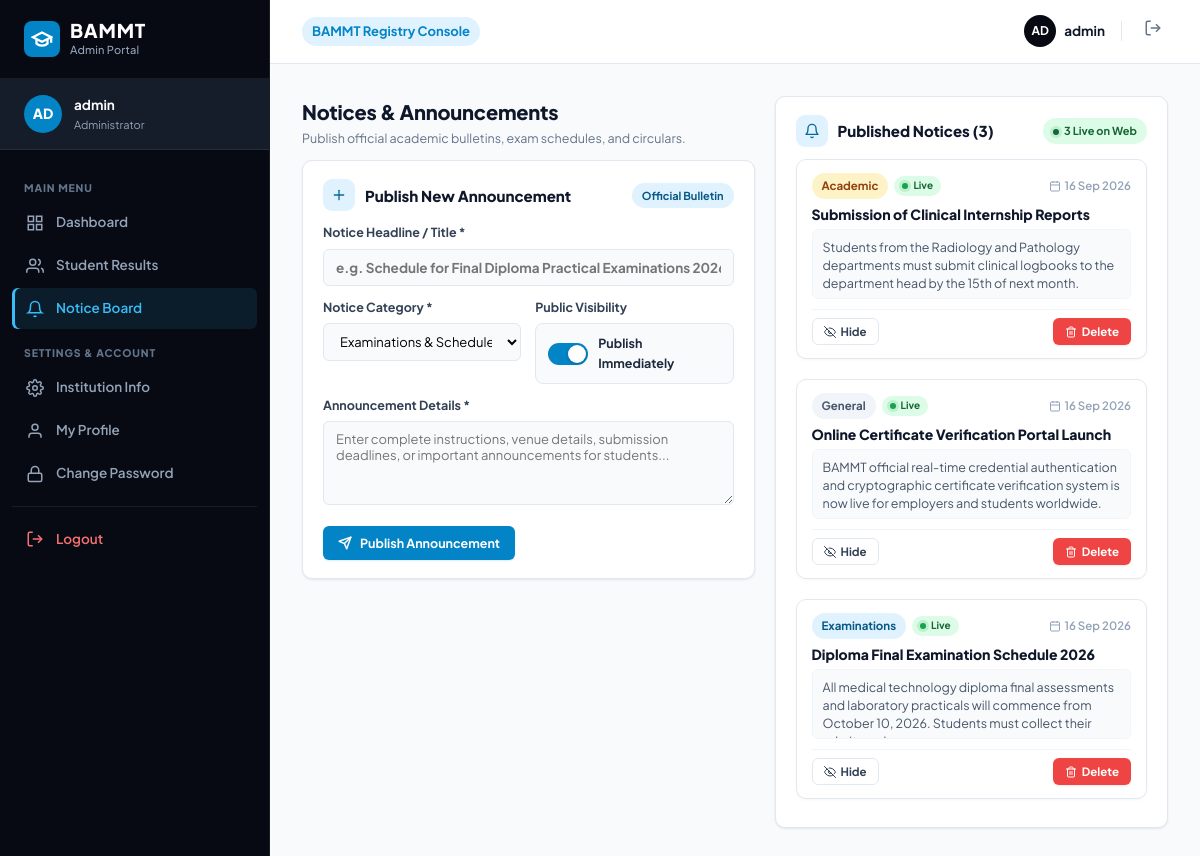
The app's page /admin/notices.php (signed in) with its own data.
### tables this page shows
CREATE TABLE IF NOT EXISTS notices (
    id INT AUTO_INCREMENT PRIMARY KEY,
    title VARCHAR(255) NOT NULL,
    content TEXT NOT NULL,
    category VARCHAR(50) DEFAULT 'General',
    is_active TINYINT(1) DEFAULT 1,
    created_at TIMESTAMP DEFAULT CURRENT_TIMESTAMP,
    updated_at TIMESTAMP DEFAULT CURRENT_TIMESTAMP ON UPDATE CURRENT_TIMESTAMP
);

### includes/functions.php (called while the page is built, shortened)
<?php
function h(?string $value): string
{
    return htmlspecialchars($value ?? '', ENT_QUOTES, 'UTF-8');
}
function getAdminUrl(string $path = ''): string
{
    $path = ltrim($path, '/');
    $cleanPath = preg_replace('/\.php(\?|$)/', '$1', $path);
    return APP_BASE_PATH . '/admin/' . $cleanPath;
}

### admin/notices.php (the view, shortened to what this page needs)
<?php
require_once __DIR__ . '/../includes/functions.php';
$pdo = getDBConnection();
$allNotices = $pdo->query("SELECT * FROM notices ORDER BY id DESC")->fetchAll() ?: [];
$totalNotices = count($allNotices);
$activeCount = 0;
foreach ($allNotices as $n) {
    if (!empty($n['is_active'])) $activeCount++;
}
?>
<!DOCTYPE html>
<html lang="en">
<head>
<link rel="stylesheet" href="<?= h(APP_BASE_PATH) ?>/assets/css/style.css?v=<?= filemtime(__DIR__ . '/../assets/css/style.css') ?>">
</head>
<body class="admin-body">
  <div class="admin-layout">
    <?php include __DIR__ . '/_sidebar.php'; ?>
    <div class="admin-main-wrapper">
      <?php include __DIR__ . '/_nav.php'; ?>
      <main class="admin-content">
        <div class="notice-manage-grid">
          <div>
            <div style="margin-bottom: 12px;">
              <h2 style="font-size:20px; font-weight:800; color:var(--ink-900); margin:0 0 2px; letter-spacing:-0.01em;">Notices &amp; Announcements</h2>
              <p class="page-sub" style="margin:0; font-size:12.5px; color:var(--ink-500);">Publish official academic bulletins, exam schedules, and circulars.</p>
            </div>
            <div class="card" style="padding:18px 20px;">
              <div class="card-header" style="margin-bottom:12px;">
                <div class="card-header-title-group">
                  <div class="card-header-icon">
                    <svg width="16" height="16" viewBox="0 0 24 24" fill="none" stroke="currentColor" stroke-width="2" stroke-linecap="round" stroke-linejoin="round"><line x1="12" y1="5" x2="12" y2="19"/><line x1="5" y1="12" x2="19" y2="12"/></svg>
                  </div>
                  <h3 style="font-size:15px;">Publish New Announcement</h3>
                </div>
                <span class="badge badge-info" style="font-size:11px;">Official Bulletin</span>
              </div>
              <form method="POST" action="<?= getAdminUrl('notices') ?>" class="form-grid">
                <div class="form-group" style="margin-bottom:12px;">
                  <label for="title" style="font-size:12.5px;">Notice Headline / Title *</label>
                  <input
                    type="text"
                    id="title"
                    name="title"
                    required
                    maxlength="200"
                    placeholder="e.g. Schedule for Final Diploma Practical Examinations 2026"
                    style="font-weight:700; padding:9px 12px; font-size:13.5px;"
                  >
                </div>
                <div class="form-row-2" style="margin-bottom:12px;">
                  <div class="form-group" style="margin-bottom:0;">
                    <label for="category" style="font-size:12.5px;">Notice Category *</label>
                    <select id="category" name="category" required style="padding:9px 12px; font-size:13px;">
                      <option value="Examinations">Examinations &amp; Schedules</option>
                    </select>
                  </div>
                  <div class="form-group" style="margin-bottom:0;">
                    <label style="font-size:12.5px;">Public Visibility</label>
                    <label class="form-toggle" style="padding:10px 12px; background:var(--surface-alt); border:1px solid var(--ink-200); border-radius:8px; width:100%; box-sizing:border-box;">
                      <span class="toggle-track"></span>
                      <span class="form-toggle-label">Publish Immediately</span>
                    </label>
                  </div>
                </div>
                <div class="form-group" style="margin-bottom:14px;">
                  <label for="content" style="font-size:12.5px;">Announcement Details *</label>
                  <textarea
                    id="content"
                    name="content"
                    rows="4"
                    required
                    placeholder="Enter complete instructions, venue details, submission deadlines, or important announcements for students..."
                    style="padding:9px 12px; font-size:13px;"
                  ></textarea>
                </div>
                <div class="form-actions" style="margin:0;">
                  <button type="submit" class="btn btn-primary btn-sm">
                    <svg width="14" height="14" viewBox="0 0 24 24" fill="none" stroke="currentColor" stroke-width="2.5" stroke-linecap="round" stroke-linejoin="round"><line x1="22" y1="2" x2="11" y2="13"/><polygon points="22 2 15 22 11 13 2 9 22 2"/></svg>
                    Publish Announcement
                  </button>
                </div>
              </form>
            </div>
          </div>
          <div class="published-notices-col">
            <div class="card" style="margin-top: 0; padding:18px 20px;">
              <div class="card-header" style="margin-bottom:12px;">
                <div class="card-header-title-group">
                  <div class="card-header-icon">
                    <svg width="16" height="16" viewBox="0 0 24 24" fill="none" stroke="currentColor" stroke-width="2" stroke-linecap="round" stroke-linejoin="round"><path d="M18 8A6 6 0 0 0 6 8c0 7-3 9-3 9h18s-3-2-3-9"/><path d="M13.73 21a2 2 0 0 1-3.46 0"/></svg>
                  </div>
                  <h3 style="font-size:15px;">Published Notices (<?= number_format($totalNotices) ?>)</h3>
                </div>
                <span class="badge badge-success" style="font-size:11px;"><span class="status-dot dot-live" style="background:#166534;"></span><?= $activeCount ?> Live on Web</span>
              </div>
              <?php if (empty($allNotices)): ?>
                <div class="empty-state empty-state-sm">
                  <div class="empty-state-icon">
                    <svg width="22" height="22" viewBox="0 0 24 24" fill="none" stroke="currentColor" stroke-width="2" stroke-linecap="round" stroke-linejoin="round"><path d="M18 8A6 6 0 0 0 6 8c0 7-3 9-3 9h18s-3-2-3-9"/><path d="M13.73 21a2 2 0 0 1-3.46 0"/></svg>
                  </div>
                  <p class="empty-state-title">No Announcements Posted Yet</p>
                  <p class="empty-state-desc">Use the form on the left to publish your first official notice.</p>
                </div>
              <?php else: ?>
                <div class="notice-list">
                  <?php foreach ($allNotices as $n):
                    $cat = $n['category'] ?? 'General';
                    $catBadgeClass = 'badge-secondary';
                    if ($cat === 'Examinations') $catBadgeClass = 'badge-info';
                    elseif ($cat === 'Results') $catBadgeClass = 'badge-success';
                    elseif ($cat === 'Academic') $catBadgeClass = 'badge-warning';
                    elseif ($cat === 'Verification') $catBadgeClass = 'badge-primary';
                    $isLive = !empty($n['is_active']);
                  ?>
                    <div class="notice-item-card">
                      <div class="notice-item-header">
                        <div class="notice-badge-group">
                          <span class="badge <?= $catBadgeClass ?>"><?= h($cat) ?></span>
                          <?php if ($isLive): ?>
                            <span class="badge badge-success" style="font-size:10px; padding:2px 8px;"><span class="status-dot dot-live"></span>Live</span>
                          <?php else: ?>
                            <span class="badge badge-secondary" style="font-size:10px; padding:2px 8px;"><span class="status-dot dot-hidden"></span>Hidden</span>
                          <?php endif; ?>
                        </div>
                        <div class="notice-date-text">
                          <svg width="12" height="12" viewBox="0 0 24 24" fill="none" stroke="currentColor" stroke-width="2"><rect x="3" y="4" width="18" height="18" rx="2" ry="2"></rect><line x1="16" y1="2" x2="16" y2="6"></line><line x1="8" y1="2" x2="8" y2="6"></line><line x1="3" y1="10" x2="21" y2="10"></line></svg>
                          <?= date('d M Y', strtotime($n['created_at'])) ?>
                        </div>
                      </div>
                      <h4 class="notice-item-title"><?= h($n['title']) ?></h4>
                      <p class="notice-item-content"><?= nl2br(h($n['content'])) ?></p>
                      <div class="notice-item-footer">
                        <form method="POST" action="<?= getAdminUrl('notices') ?>" style="margin:0;">
                          <button type="submit" class="btn btn-xs <?= $isLive ? 'btn-secondary' : 'btn-primary' ?>">
                            <?php if ($isLive): ?>
                              Hide
                            <?php else: ?>
                              <svg width="12" height="12" viewBox="0 0 24 24" fill="none" stroke="currentColor" stroke-width="2" stroke-linecap="round" stroke-linejoin="round"><path d="M1 12s4-8 11-8 11 8 11 8-4 8-11 8-11-8-11-8z"/><circle cx="12" cy="12" r="3"/></svg>
                              Make Live
                            <?php endif; ?>
                          </button>
                        </form>
                        <div class="notice-actions-group">
                          <form method="POST" action="<?= getAdminUrl('notices') ?>" class="delete-form" data-name="notice '<?= h($n['title']) ?>'" style="margin:0;">
                            <button type="submit" class="btn btn-xs btn-danger">
                              Delete
                            </button>
                          </form>
                        </div>
                      </div>
                    </div>
                  <?php endforeach; ?>
                </div>
              <?php endif; ?>
            </div>
          </div>
        </div>
      </main>
    </div>
  </div>
</body>
</html>

### admin/notices.php (style rules this page uses)
.notice-manage-grid { display: grid; grid-template-columns: 1.15fr 1fr; gap: 20px; align-items: start; width: 100%; max-width: 100%; box-sizing: border-box; }
.notice-manage-grid > div { min-width: 0; max-width: 100%; width: 100%; box-sizing: border-box; }
.form-row-2 { display: grid; grid-template-columns: 1fr 1fr; gap: 14px; }
.notice-item-card { background: #ffffff; border: 1px solid var(--ink-200); border-radius: 10px; padding: 13px 15px; margin-bottom: 10px; box-shadow: 0 1px 3px rgba(0,0,0,0.04); box-sizing: border-box; max-width: 100%; word-break: break-word; overflow-wrap: anywhere; transition: transform .15s ease, box-shadow .15s ease, border-color .15s ease; }
.notice-item-header { display: flex; justify-content: space-between; align-items: center; margin-bottom: 6px; gap: 6px; flex-wrap: wrap; max-width: 100%; }
.notice-badge-group { display: flex; align-items: center; gap: 6px; flex-wrap: wrap; }
.notice-item-title { font-size: 14px; font-weight: 800; color: var(--ink-900); margin: 0 0 6px; line-height: 1.3; word-break: break-word; overflow-wrap: anywhere; }
.notice-item-content { font-size: 12.5px; color: var(--ink-600); line-height: 1.45; margin: 0 0 10px; background: var(--surface-alt); padding: 8px 10px; border-radius: 6px; border: 1px solid var(--ink-100); word-break: break-word; overflow-wrap: anywhere; white-space: normal; max-height: 70px; overflow-y: auto; }
.notice-item-footer { display: flex; justify-content: space-between; align-items: center; padding-top: 8px; border-top: 1px solid var(--ink-100); gap: 6px; flex-wrap: wrap; max-width: 100%; }
.notice-date-text { font-size: 11.5px; color: var(--ink-400); font-weight: 600; display: flex; align-items: center; gap: 4px; }
.notice-actions-group { display: flex; align-items: center; gap: 6px; flex-wrap: wrap; }

### records on screen
notices: category "Academic", is_active 1 (drawn), created_at "16 Sep 2026", title "Submission of Clinical Internship Reports", content "Students from the Radiology and Pathology departments must submit clinical logbooks to the department head by the 15th of next month."
notices: category "General", is_active 1 (drawn), created_at "16 Sep 2026", title "Online Certificate Verification Portal Launch", content "BAMMT official real-time credential authentication and cryptographic certificate verification system is now live for employers and students worldwide."
notices: category "Examinations", is_active 1 (drawn), created_at "16 Sep 2026", title "Diploma Final Examination Schedule 2026", content "All medical technology diploma final assessments and laboratory practicals will commence from October 10, 2026. Students must collect their…"

### other values on screen
initials($_SESSION['admin_username'] ?? 'Admin') "AD"
$_SESSION['admin_username'] "admin"
$totalNotices "3"
$activeCount "3"
